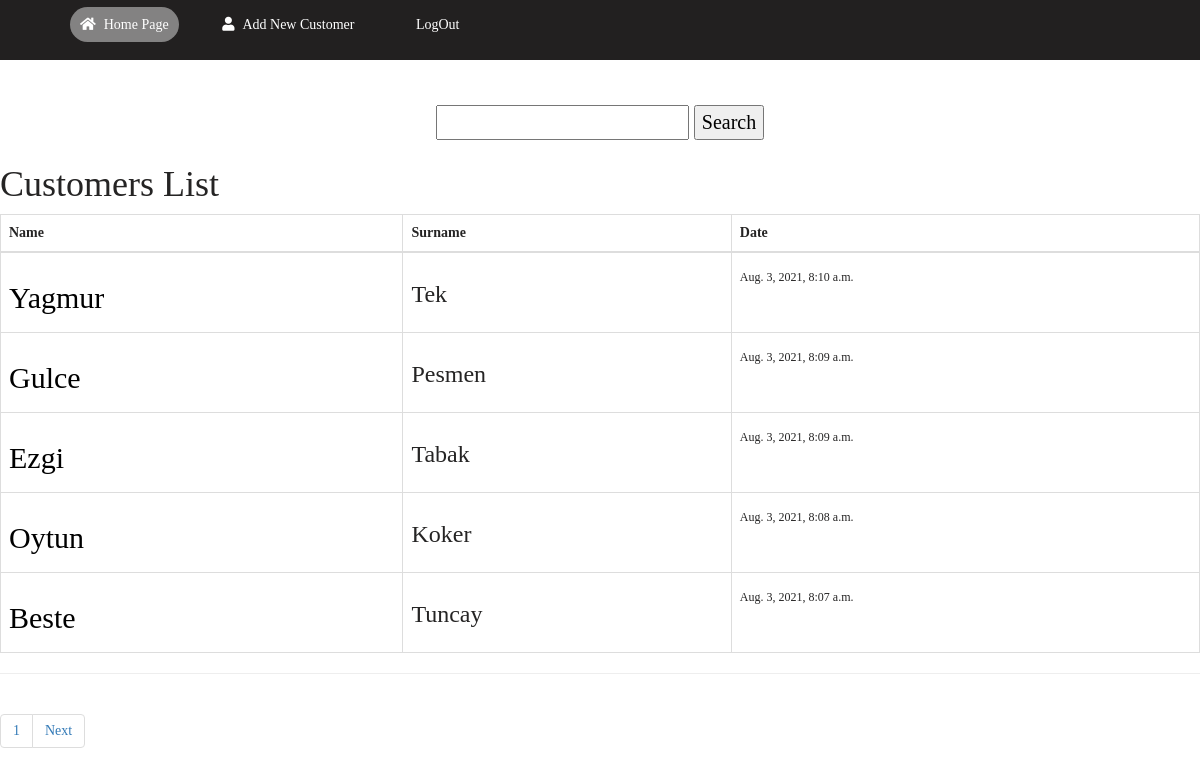
The page / on the database its author committed.
### core/models.py (models this page shows, shortened)
class NewCustomer(models.Model):
    name = models.CharField(max_length=20)
    surname  = models.CharField(max_length=20)
    tc = models.CharField(max_length=11,null=True, unique=True)
    city = models.CharField(max_length=15,null=True)
    district = models.CharField(max_length=15,null=True)
    telephone = models.CharField(max_length=11,null=True,unique=True)
    date= models.DateTimeField(auto_now_add=True)

### core/views.py (the view, shortened to what this page needs)
# urls.py: path('',customerListView.as_view(), name="list"),
class customerListView(ListView):
    template_name= 'list.html'
    model = NewCustomer
    context_object_name='allcustomers'
    paginate_by = 5
    def get_queryset(self):
        word = self.request.GET.get("word")
        return NewCustomer.objects.all().order_by('-date')

### templates/list.html (shortened to what this page needs)
{% extends "base.html" %}
{% block body %}
{% load static %}
<head>
    <link rel="stylesheet" type="text/css" href="{% static 'main.css' %}?{% now 'U'%}">
    <link rel="stylesheet" href="https://cdnjs.cloudflare.com/ajax/libs/font-awesome/5.15.3/css/all.min.css">
    <link rel="stylesheet" href="https://maxcdn.bootstrapcdn.com/bootstrap/3.4.1/css/bootstrap.min.css">
</head>
<body>
    <div class="header">
        <div class="left-header">
            <ul>
                <li class="active"><a href="/"><i class="fa fa-home" aria-hidden="true"></i>Home Page</a></a></li>
                <li class="#"><a href="core/create"><i class="fa fa-user" aria-hidden="true"></i>Add New Customer</a></a></li>
                <li class="#"><a href="{% url 'logout' %}">LogOut</a></a></li>
            </ul>
        </div>
        <br><br>
        <div class="mid-header">
            <form method='GET'>
                <input type='text' name='word' value='{{ request.GET.word }}'>
                <input class="button" type='submit' value="Search">
        </div>
    </div>
    <div class="header">
        <h1>Customers List</h1>
        <table class="table table-bordered">
            <thead>
                <tr>
                    <th>Name</th>
                    <th>Surname</th>
                    <th>Date</th>
                </tr>
            </thead>
            <tbody>
                {% for NewCustomer in allcustomers %}
                <tr>
                    <td>
                        <h2><a href="detail/{{ NewCustomer.id }}" style="color:black">{{ NewCustomer.name }}</a></h2>
                    </td>
                    <td>
                        <h3>{{ NewCustomer.surname }}</h3>
                    </td>
                    <td>
                        <h6>{{ NewCustomer.date }}</h6>
                    </td>
                </tr>
                {% endfor %}
            </tbody>
        </table>
    </div>
    <hr>
    {% if is_paginated %}
    <nav class="navigation">
        <ul class="pagination justify-content-end">
            <li class="page-item ">
                <a href="#" class="page-link" style=”color:black”>{{ page_obj.number}}</a>
            </li>
            {% if page_obj.has_next %}
            <li class="page-item">
                <a href="{{request.path}}?page={{ page_obj.next_page_number }}" class="page-link"
                    style=”color:black”>Next</a>
            </li>
            {% endif %}
        </ul>
    </nav>
    {% endif %}
</body>
{% endblock %}

### core/static/main.css (style rules this page uses)
.header { font-family: Times New Roman; color: rgb(37, 36, 36); }
.mid-header { padding: 5px; text-align: center; color: rgb(0, 0, 0); font-size: 20px; }
.left-header { padding: 15px; background :rgb(34, 32, 32); }
.left-header li { display: inline; width: 150px; margin: 15px; padding: 10px; }
.left-header ul li a { text-decoration: none; color:white; }
.active, .left-header ul li:hover { background: rgb(131, 130, 130); border-radius: 20px; }
.left-header .fa { margin-right: 8px; }
.navigation a { font-family: Times New Roman; color: rgb(37, 36, 36); }

### rows shown on the page
NewCustomer: name "Yagmur", surname "Tek", date "Aug. 3, 2021, 8:10 a.m."
NewCustomer: name "Gulce", surname "Pesmen", date "Aug. 3, 2021, 8:09 a.m."
NewCustomer: name "Ezgi", surname "Tabak", date "Aug. 3, 2021, 8:09 a.m."
NewCustomer: name "Oytun", surname "Koker", date "Aug. 3, 2021, 8:08 a.m."
NewCustomer: name "Beste", surname "Tuncay", date "Aug. 3, 2021, 8:07 a.m."

### other values the page prints
{{ page_obj.number }} "1"
